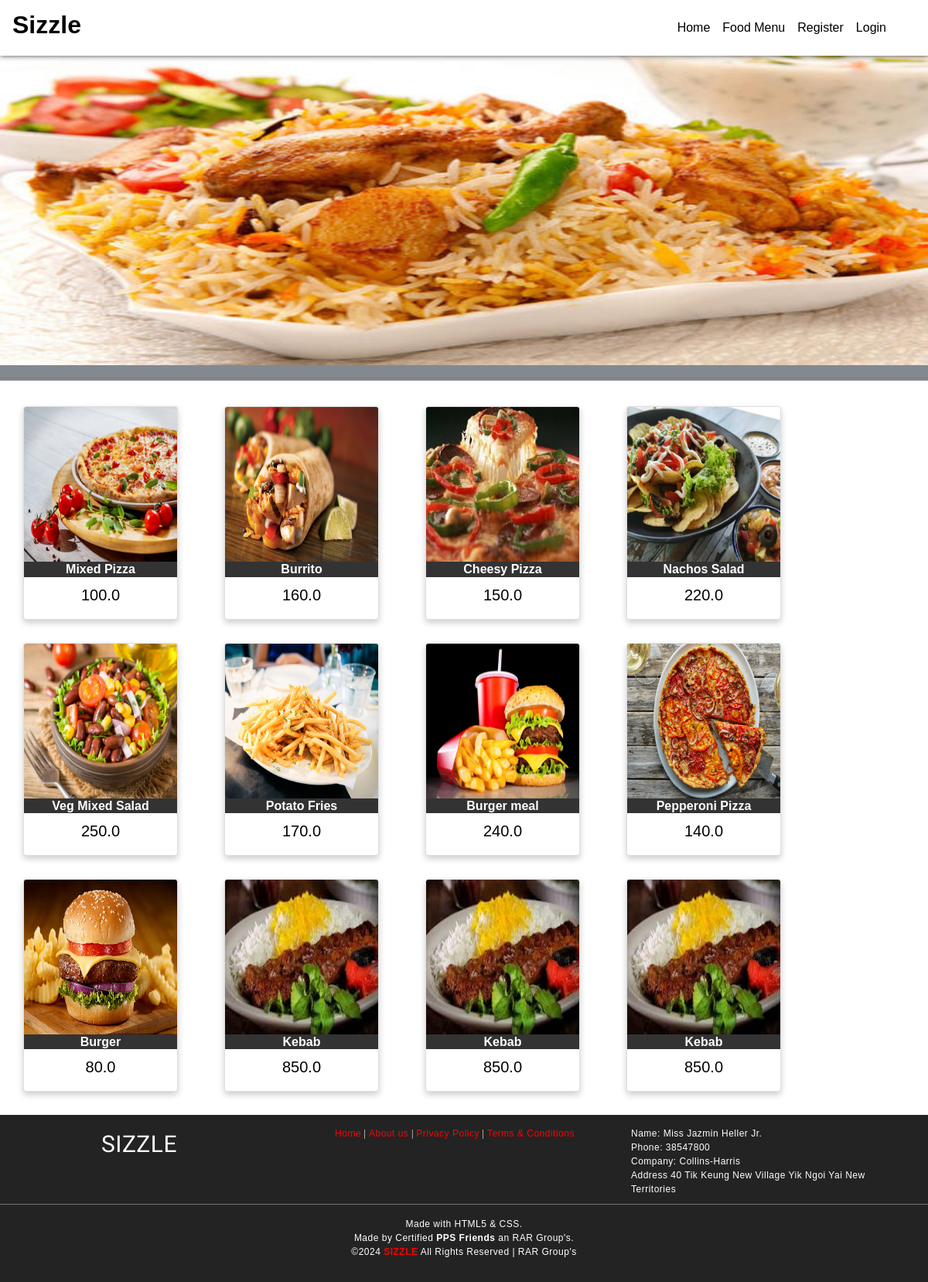
Screenshot of /allfood with the database file from the repository.
### foodapp/models.py (models this page shows)
class Food(models.Model):
	FoodId    = models.AutoField(primary_key=True)
	FoodName  = models.CharField(max_length=30)
	FoodCat   = models.CharField(max_length=30)
	FoodPrice = models.FloatField(max_length=15)
	FoodImage = models.ImageField(upload_to='media',default='')
	class Meta:
		db_table = "FP_Food"

### foodapp/views.py (the view)
# urls.py: path('allfood',views.showfood),
def showfood(request):
	foods = Food.objects.all()
	return render(request,'foodlist.html',{'foodlist':foods})

### Templates/foodapp/foodlist.html (shortened to what this page needs)
<!DOCTYPE html>
<html lang="en" dir="ltr">
  <head>
	{% load static %}
    <link rel="stylesheet" type="text/css" href="{% static 'css/imperial_style.css' %}">
    <link rel="stylesheet" type="text/css" href="{% static 'css/master.css' %}">
    <link rel="stylesheet" href="path/to/font-awesome/css/font-awesome.min.css">
    <link rel="stylesheet" href="https://use.fontawesome.com/releases/v5.7.2/css/all.css">
    <link rel="stylesheet" href="https://use.fontawesome.com/releases/v5.3.1/css/all.css">
    <link rel="stylesheet" href="https://stackpath.bootstrapcdn.com/bootstrap/4.4.1/css/bootstrap.min.css">
  </head>
  <body style="background-image: none;">
    <nav class="navbar navbar-expand-lg navbar-light" style="width:100%;background-image: linear-gradient(180deg,#FFF,#FFF);box-shadow: 0px 0px 7px 0px #404040;">
      <a class="navbar-brand" href="/"><h2 style="color:black;font-family:sans-serif;font-weight:bolder;"><b>Sizzle</b></h2></a>
      <div class="collapse navbar-collapse" id="navbarSupportedContent">
        <ul class="navbar-nav" style="margin-left:auto!important;margin-right:30px;">
          <li class="nav-item active">
            <a class="nav-link" id="nav-link" href="home">Home <span class="sr-only">(current)</span></a>
          </li>
          <li class="nav-item active">
            <a class="nav-link" id="nav-link" href="allfood">Food Menu <span class="sr-only">(current)</span></a>
          </li>
          {% if request.session.CustId is None and request.session.AdminId is None %}
          <li class="nav-item active">
            <a class="nav-link" id="nav-link" href="addcustomer">Register <span class="sr-only">(current)</span></a>
          </li>
          {% endif %}
          {% if request.session.CustId is None and request.session.AdminId is None %}
          <li class="nav-item active">
            <a class="nav-link" id="nav-link" href="login">Login <span class="sr-only">(current)</span></a>
          </li>
          {% endif %}
        </ul>
      </div>
    </nav>
    <main style="width:100%;margin-top: 0;margin-bottom: 10px;background-color:#FFF;>
      <div class="" style="max-width:100%;padding-top:20px;padding-bottom:20px;">
        <img class="mySlides" src="{% static 'images/slider2.jpg' %}" height="400px" style="width:100%">
        <div class="" style="position:static;">
		<hr />
          {% for f in foodlist %}
          <div class="card">
          <img src="{{f.FoodImage.url}}" alt="" style="height: 200px;width:100%;">
          <h1>{{f.FoodName}}</h1>
          <p class="price">{{f.FoodPrice}}</p>
          </div>
          {% endfor %}
        </div>
    </main>
    <footer>
      <div class="foot-con">
        <div class="fo-cont-1">
            SIZZLE
        </div>
        <div class="fo-cont-2">
          <a class="ext-link" href="#">Home</a> |
            <a class="ext-link" href="#">About us</a> |
              <a class="ext-link" href="#">Privacy Policy</a> |
                <a class="ext-link" href="#">Terms & Conditions</a>
        </div>
        <div class="fo-cont-3">
          Name:	Miss Jazmin Heller Jr.<br />
Phone:	38547800<br />
Company:	Collins-Harris<br />
Address	40 Tik Keung New Village Yik Ngoi Yai New Territories
        </div>
      </div><hr style="background-color: grey;margin-top:0px;"/>Made with HTML5 & CSS.<br />
      Made by Certified <b>PPS Friends</b> an RAR Group's.<br />
      ©<script type='text/javascript'>var creditsyear = new Date();document.write(creditsyear.getFullYear());</script> <a class="ext-link" href="/"><b>SIZZLE</b></a> All Rights Reserved | RAR Group's
    </footer>
  </body>
</html>

### foodapp/static/css/imperial_style.css (style rules this page uses)
* { margin: 0; padding: 0; font-family: sans-serif; box-sizing: border-box; text-decoration: none; }
a { color: red; }
body { background-image: url("/static/images/white.jpg"); }
#nav-link { font-family: sans-serif; font-weight: 400; color:black; }
.card { float:left; box-shadow: 0 4px 8px 0 rgba(0, 0, 0, 0.2); width: 200px; max-width: 200px; margin: auto; margin-left: 2.5%; margin-right: 2.5%; margin-top: 20px; margin-bottom: 10px; text-align: center; font-family: arial; position: inherit; overflow: hidden; border: 1px solid black; }
.card h1 { font-size: 100%; font-weight: bolder; color: #FFF; background: #333; }
.price { color: black; font-size: 20px; }
.mySlides { height: 400px; width: 100%; box-shadow:0 0 0px 20px rgba(10, 21, 33, 0.5); }
footer { margin-top: 10px; padding-top: 15px; padding-bottom: 30px; background-color: #232323; color: white; font-family: sans-serif; font-size:12px; font-weight: normal; letter-spacing: 0.5px; text-align: center; flex-shrink: 0; }
.foot-con { width: 100%; height: 100px; overflow: hidden; }
.fo-cont-1 { width:30%; float: left; text-align: center; font-size: 30px; font-weight: normal; color: ; font-family: 'Bevan', cursive; overflow: hidden; }
.fo-cont-2 { width:38%; float: left; font-size: 12px; text-align: center; font-weight: normal; color: ; font-family: 'Ultra', serif; overflow: hidden; }
.fo-cont-3 { width:30%; float: left; font-size: 12px; text-align: left; }

### foodapp/static/css/master.css (style rules this page uses)
* { margin: 0; padding: 0; font-family: sans-serif; box-sizing: border-box; text-decoration: none; }
body { background-image: url("/static/images/mainscreen4.jpg"); height: 100vh; max-width: 100%; background-size: cover; background-repeat: no-repeat; background-attachment: fixed; background-position: 50% 100%; display: grid; grid-template-rows: 1fr auto; }
main { margin-top: 50px; flex: 1 0 auto; }
footer { margin-top: 10px; padding-top: 15px; padding-bottom: 30px; background-color: #232323; color: white; font-family: sans-serif; font-size:12px; font-weight: normal; letter-spacing: 0.5px; text-align: center; flex-shrink: 0; }
.ext-link { color: red; }
.foot-con { width: 100%; height: 100px; overflow: hidden; }
.fo-cont-1 { width:30%; float: left; text-align: center; font-size: 30px; font-weight: normal; color: ; font-family: 'Bevan', cursive; overflow: hidden; }
.fo-cont-2 { width:38%; float: left; font-size: 12px; text-align: center; font-weight: normal; color: ; font-family: 'Ultra', serif; overflow: hidden; }
.fo-cont-3 { width:30%; float: left; font-size: 12px; text-align: left; }

### Templates/foodapp/foodlist.html (style rules this page uses)
.mySlides { display:none; }

### rows the page displays
Food: FoodImage (picture), FoodName "Mixed Pizza", FoodPrice "100.0"
Food: FoodImage (picture), FoodName "Burrito", FoodPrice "160.0"
Food: FoodImage (picture), FoodName "Cheesy Pizza", FoodPrice "150.0"
Food: FoodImage (picture), FoodName "Nachos Salad", FoodPrice "220.0"
Food: FoodImage (picture), FoodName "Veg Mixed Salad", FoodPrice "250.0"
Food: FoodImage (picture), FoodName "Potato Fries", FoodPrice "170.0"
Food: FoodImage (picture), FoodName "Burger meal", FoodPrice "240.0"
Food: FoodImage (picture), FoodName "Pepperoni Pizza", FoodPrice "140.0"
Food: FoodImage (picture), FoodName "Burger", FoodPrice "80.0"
Food: FoodImage (picture), FoodName "Kebab", FoodPrice "850.0"
Food: FoodImage (picture), FoodName "Kebab", FoodPrice "850.0"
Food: FoodImage (picture), FoodName "Kebab", FoodPrice "850.0"
